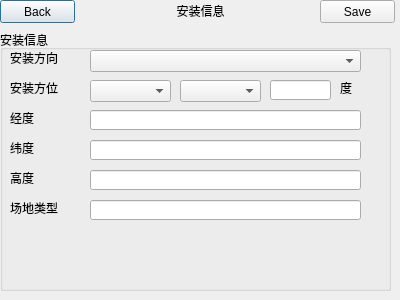
<?xml version="1.0" encoding="UTF-8"?>
<ui version="4.0">
 <class>InstallSet</class>
 <widget class="QDialog" name="InstallSet">
  <property name="geometry">
   <rect>
    <x>0</x>
    <y>0</y>
    <width>400</width>
    <height>300</height>
   </rect>
  </property>
  <property name="windowTitle">
   <string>安装信息</string>
  </property>
  <widget class="QLabel" name="label">
   <property name="geometry">
    <rect>
     <x>0</x>
     <y>0</y>
     <width>401</width>
     <height>21</height>
    </rect>
   </property>
   <property name="text">
    <string>安装信息</string>
   </property>
   <property name="alignment">
    <set>Qt::AlignCenter</set>
   </property>
  </widget>
  <widget class="QPushButton" name="pushButton_back">
   <property name="geometry">
    <rect>
     <x>0</x>
     <y>0</y>
     <width>75</width>
     <height>23</height>
    </rect>
   </property>
   <property name="text">
    <string>Back</string>
   </property>
  </widget>
  <widget class="QPushButton" name="pushButton_save">
   <property name="geometry">
    <rect>
     <x>320</x>
     <y>0</y>
     <width>75</width>
     <height>23</height>
    </rect>
   </property>
   <property name="text">
    <string>Save</string>
   </property>
  </widget>
  <widget class="QGroupBox" name="groupBox">
   <property name="geometry">
    <rect>
     <x>0</x>
     <y>30</y>
     <width>391</width>
     <height>261</height>
    </rect>
   </property>
   <property name="title">
    <string>安装信息</string>
   </property>
   <widget class="QLabel" name="label_2">
    <property name="geometry">
     <rect>
      <x>10</x>
      <y>20</y>
      <width>54</width>
      <height>16</height>
     </rect>
    </property>
    <property name="text">
     <string>安装方向</string>
    </property>
   </widget>
   <widget class="QLabel" name="label_3">
    <property name="geometry">
     <rect>
      <x>10</x>
      <y>50</y>
      <width>54</width>
      <height>16</height>
     </rect>
    </property>
    <property name="text">
     <string>安装方位</string>
    </property>
   </widget>
   <widget class="QLabel" name="label_4">
    <property name="geometry">
     <rect>
      <x>10</x>
      <y>80</y>
      <width>54</width>
      <height>16</height>
     </rect>
    </property>
    <property name="text">
     <string>经度</string>
    </property>
   </widget>
   <widget class="QLabel" name="label_5">
    <property name="geometry">
     <rect>
      <x>10</x>
      <y>110</y>
      <width>54</width>
      <height>16</height>
     </rect>
    </property>
    <property name="text">
     <string>纬度</string>
    </property>
   </widget>
   <widget class="QLabel" name="label_6">
    <property name="geometry">
     <rect>
      <x>10</x>
      <y>140</y>
      <width>54</width>
      <height>16</height>
     </rect>
    </property>
    <property name="text">
     <string>高度</string>
    </property>
   </widget>
   <widget class="QLabel" name="label_7">
    <property name="geometry">
     <rect>
      <x>10</x>
      <y>170</y>
      <width>54</width>
      <height>16</height>
     </rect>
    </property>
    <property name="text">
     <string>场地类型</string>
    </property>
   </widget>
   <widget class="QComboBox" name="comboBox_mode">
    <property name="geometry">
     <rect>
      <x>90</x>
      <y>20</y>
      <width>271</width>
      <height>22</height>
     </rect>
    </property>
   </widget>
   <widget class="QComboBox" name="comboBox_dir1">
    <property name="geometry">
     <rect>
      <x>90</x>
      <y>50</y>
      <width>81</width>
      <height>22</height>
     </rect>
    </property>
   </widget>
   <widget class="QComboBox" name="comboBox_dir2">
    <property name="geometry">
     <rect>
      <x>180</x>
      <y>50</y>
      <width>81</width>
      <height>22</height>
     </rect>
    </property>
   </widget>
   <widget class="QLineEdit" name="lineEdit_degree">
    <property name="geometry">
     <rect>
      <x>270</x>
      <y>50</y>
      <width>61</width>
      <height>20</height>
     </rect>
    </property>
   </widget>
   <widget class="QLabel" name="label_8">
    <property name="geometry">
     <rect>
      <x>340</x>
      <y>50</y>
      <width>21</width>
      <height>16</height>
     </rect>
    </property>
    <property name="text">
     <string>度</string>
    </property>
   </widget>
   <widget class="QLineEdit" name="lineEdit_lng">
    <property name="geometry">
     <rect>
      <x>90</x>
      <y>80</y>
      <width>271</width>
      <height>20</height>
     </rect>
    </property>
   </widget>
   <widget class="QLineEdit" name="lineEdit_lat">
    <property name="geometry">
     <rect>
      <x>90</x>
      <y>110</y>
      <width>271</width>
      <height>20</height>
     </rect>
    </property>
   </widget>
   <widget class="QLineEdit" name="lineEdit_high">
    <property name="geometry">
     <rect>
      <x>90</x>
      <y>140</y>
      <width>271</width>
      <height>20</height>
     </rect>
    </property>
   </widget>
   <widget class="QLineEdit" name="lineEdit_ftype">
    <property name="geometry">
     <rect>
      <x>90</x>
      <y>170</y>
      <width>271</width>
      <height>20</height>
     </rect>
    </property>
   </widget>
  </widget>
 </widget>
 <resources/>
 <connections/>
</ui>
